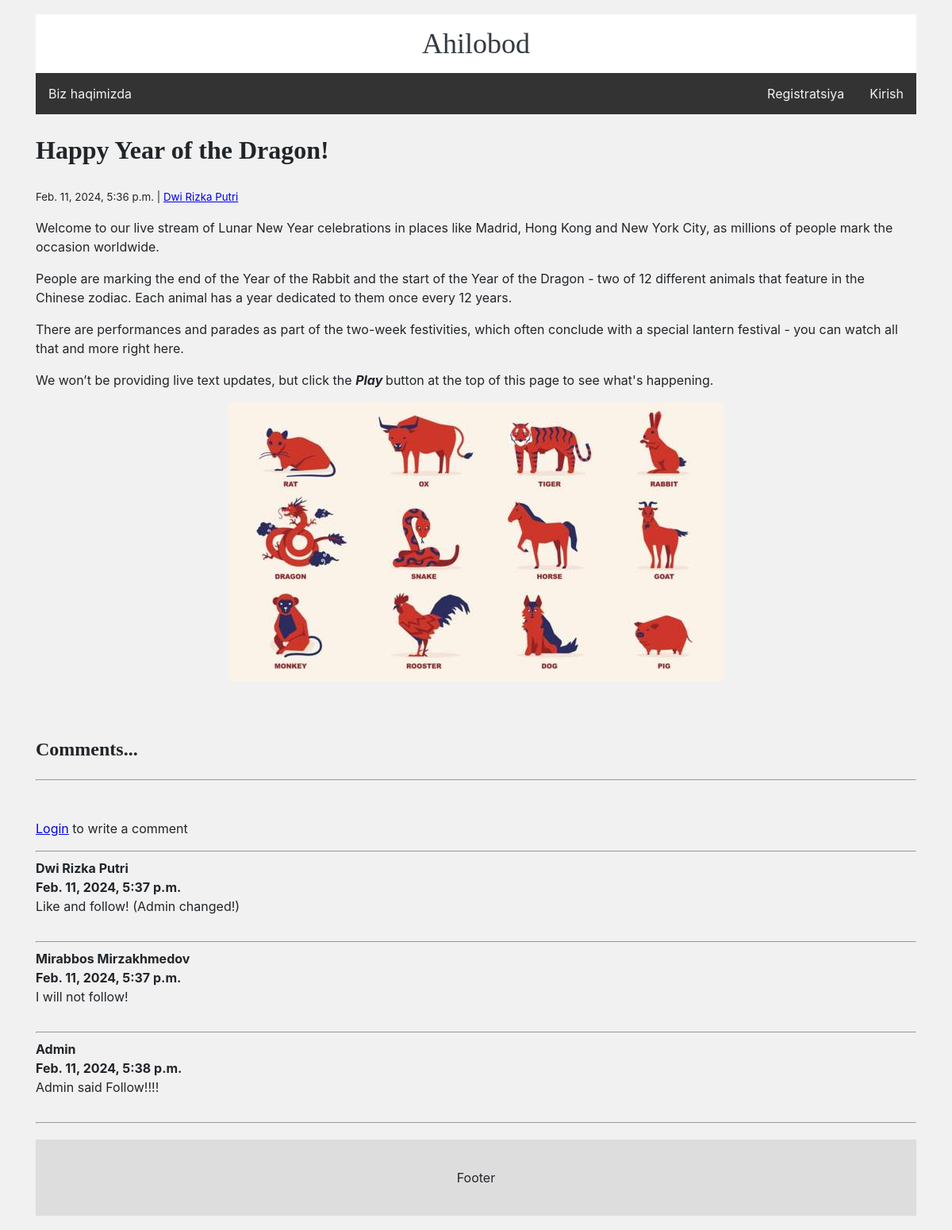
Screenshot of /24 with the database file from the repository.
### webapp/models.py (models this page shows, shortened)
class Post(models.Model):
    post_id = models.AutoField(primary_key=True)
    title = models.CharField(max_length=255)
    full_text = RichTextField(blank=True, null=True)
    created_at = models.DateTimeField(default=timezone.now)
    user_id = models.ForeignKey(User, on_delete=models.CASCADE, related_name='posts')
    updated_at = models.DateTimeField(auto_now=True)
    image = models.ImageField(null=True, blank=True, upload_to='posts/')

class User(AbstractUser):
    user_id = models.AutoField(primary_key=True)
    phone_number = models.CharField(max_length=20)
    profile_pic = models.ImageField(null=True, upload_to='profile/')
    bio = models.TextField(blank=True, null=True)
    created_at = models.DateTimeField(default=timezone.now)
    updated_at = models.DateTimeField(auto_now=True)

class Comment(models.Model):
    comment_id = models.AutoField(primary_key=True)
    post = models.ForeignKey(Post, on_delete=models.CASCADE, related_name='comments')
    user = models.ForeignKey(User, on_delete=models.CASCADE, related_name='comments')
    comment_text = models.TextField()
    created_at = models.DateTimeField(default=timezone.now)

### webapp/views.py (the view)
# urls.py: path('<int:pk>', views.PostDetailView.as_view(), name='news-detail'),
class PostDetailView(DetailView):
    model = Post
    template_name = 'webapp/news_detail.html'
    context_object_name = 'post'

### webapp/templates/webapp/news_detail.html (shortened to what this page needs)
{% extends 'webapp/layout.html' %}
{% block body %}
    <div class="post_detail">
        <h1>{{ post.title }}</h1>
        <small>{{ post.created_at }} | <a href="{% url 'profile' post.user_id.user_id %}">{{ post.user_id.first_name }} {{ post.user_id.last_name }}</a></small>
        <p class="full_text">{{ post.full_text|safe }}</p>
        {% if post.image %}
            <img src="{{ post.image.url }}">
        {% endif %}
        <br><br>
        <h2>Comments...</h2>
        <hr>
        <br>
        {% if user.is_authenticated %}
            {% if post.comments.all %}
                {% for comment in post.comments.all %}
                    <b><a href="{% url 'profile' comment.user.user_id %}">{{ comment.user.first_name }} {{ comment.user.last_name }}</a></b> | <small>{{ comment.created_at }}</small><br>
                    {{ comment.comment_text }}
                    <br><br>
                {% endfor %}
        {% endif %}
            <form method="post" action="{% url 'add-comment' post.post_id %}">
            {% csrf_token %}
            <div class="form-group">
              <p>Commenting as <strong>{{ user.first_name }} {{ user.last_name }}:</strong></p>
              <textarea name="comment_text" class="form-control" rows="3"></textarea>
              <button type="submit" class="btn btn-primary">Add comment</button>
            </div>
            </form>
        {% else %}
            <p><a href="{% url 'login' %}">Login</a> to write a comment<a href="#"></a></p>
            <hr>
            {% for comment in post.comments.all %}
                <strong>
                    {{ comment.user.first_name }} {{ comment.user.last_name }}<br>
                    {{ comment.created_at }}
                </strong>
                <br>
                {{ comment.comment_text }}
                <br><br>
                <hr>
            {% endfor %}
        {% endif %}
    </div>
{% endblock%}

### webapp/static/css/main.css (style rules this page uses)
* { box-sizing: border-box; }
body { font-family: -apple-system,BlinkMacSystemFont,"Segoe UI",Roboto,"Helvetica Neue",Arial,sans-serif,"Apple Color Emoji","Segoe UI Emoji","Segoe UI Symbol";; font-size: 1rem; font-weight: 400; line-height: 1.5; color: #212529; padding: 10px; background: #f1f1f1; }
h1, h2 { font-family: "Playfair Display", Georgia, "Times New Roman", serif; }
.post_detail img { max-width: 70%; display: block; margin: 0 auto; height: auto; }
.post_detail .full_text { text-align: justify; line-height: 1.5; }

### rows the page displays
Post: title "Happy Year of the Dragon!", created_at "Feb. 11, 2024, 5:36 p.m.", user_id.first_name "Dwi", user_id.last_name "Rizka Putri", full_text "Welcome to our live stream of Lunar New Year celebrations in places like Madrid, Hong Kong and New York City, as millions of people mark the occasion worldwide. People are marking the end of the Year of the Rabbit and the start of the Year of the Dragon - two of 12 different animals that feature in the Chinese zodiac. Each animal has a year dedicated to them once every 12 years. There are performances and parades as part of the two-week festivities, which often conclude with a special lantern festival - you can watch all that and more right here. We won’t be providing live text updates, but click the Play button at the top of this page to see what's happening.", image (picture)
Comment: user.first_name "Dwi", user.last_name "Rizka Putri", created_at "Feb. 11, 2024, 5:37 p.m.", comment_text "Like and follow! (Admin changed!)"
Comment: user.first_name "Mirabbos", user.last_name "Mirzakhmedov", created_at "Feb. 11, 2024, 5:37 p.m.", comment_text "I will not follow!"
Comment: user.first_name "Admin", created_at "Feb. 11, 2024, 5:38 p.m.", comment_text "Admin said Follow!!!!"
